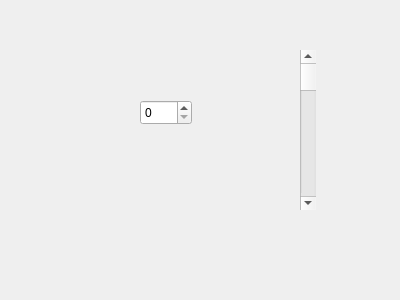
<?xml version="1.0" encoding="UTF-8"?>
<ui version="4.0">
 <class>Form</class>
 <widget class="QWidget" name="Form">
  <property name="geometry">
   <rect>
    <x>0</x>
    <y>0</y>
    <width>400</width>
    <height>300</height>
   </rect>
  </property>
  <property name="windowTitle">
   <string>Form</string>
  </property>
  <widget class="QSpinBox" name="spinBox">
   <property name="geometry">
    <rect>
     <x>140</x>
     <y>100</y>
     <width>52</width>
     <height>25</height>
    </rect>
   </property>
  </widget>
  <widget class="QScrollBar" name="verticalScrollBar">
   <property name="geometry">
    <rect>
     <x>300</x>
     <y>50</y>
     <width>16</width>
     <height>160</height>
    </rect>
   </property>
   <property name="orientation">
    <enum>Qt::Vertical</enum>
   </property>
  </widget>
 </widget>
 <resources/>
 <connections>
  <connection>
   <sender>verticalScrollBar</sender>
   <signal>sliderMoved(int)</signal>
   <receiver>spinBox</receiver>
   <slot>setValue(int)</slot>
   <hints>
    <hint type="sourcelabel">
     <x>305</x>
     <y>118</y>
    </hint>
    <hint type="destinationlabel">
     <x>185</x>
     <y>110</y>
    </hint>
   </hints>
  </connection>
 </connections>
</ui>
